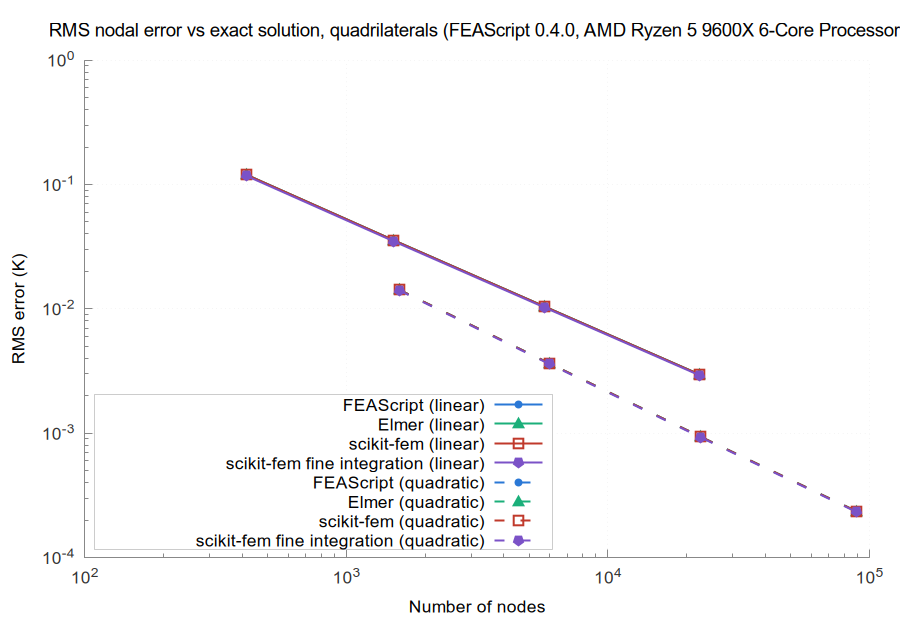

The script that saved this image:
set terminal pngcairo size 900,620 font 'Arial,13'
set border 3 lc rgb '#888888'; set tics nomirror tc rgb '#333333'
set grid lc rgb '#e6e6e6' lw 1; set key top left box lc rgb '#cccccc' opaque
set logscale xy; set format y '10^{%L}'; set format x '10^{%L}'
set output 'accuracy_quad.png'
set title 'RMS nodal error vs exact solution, quadrilaterals (FEAScript 0.4.0, AMD Ryzen 5 9600X 6-Core Processor)' font 'Arial,14'
set xlabel 'Number of nodes'
set ylabel 'RMS error (K)'
set key bottom left
plot 'err_quad_linear_FEAScript_sparse_LU.dat' u 1:2 w lp lw 2 dt 1 pt 7 ps 1.0 lc rgb '#2a78d6' t 'FEAScript (linear)', \
     'err_quad_linear_Elmer_UMFPACK.dat' u 1:2 w lp lw 2 dt 1 pt 9 ps 1.6 lc rgb '#1baf7a' t 'Elmer (linear)', \
     'err_quad_linear_scikit_fem_SuperLU.dat' u 1:2 w lp lw 2 dt 1 pt 4 ps 1.6 lc rgb '#c0392b' t 'scikit-fem (linear)', \
     'err_quad_linear_scikit_fem_fine_integration.dat' u 1:2 w lp lw 2 dt 1 pt 15 ps 1.6 lc rgb '#7b52c7' t 'scikit-fem fine integration (linear)', \
     'err_quad_quadratic_FEAScript_sparse_LU.dat' u 1:2 w lp lw 2 dt 2 pt 7 ps 1.0 lc rgb '#2a78d6' t 'FEAScript (quadratic)', \
     'err_quad_quadratic_Elmer_UMFPACK.dat' u 1:2 w lp lw 2 dt 2 pt 9 ps 1.6 lc rgb '#1baf7a' t 'Elmer (quadratic)', \
     'err_quad_quadratic_scikit_fem_SuperLU.dat' u 1:2 w lp lw 2 dt 2 pt 4 ps 1.6 lc rgb '#c0392b' t 'scikit-fem (quadratic)', \
     'err_quad_quadratic_scikit_fem_fine_integration.dat' u 1:2 w lp lw 2 dt 2 pt 15 ps 1.6 lc rgb '#7b52c7' t 'scikit-fem fine integration (quadratic)'
